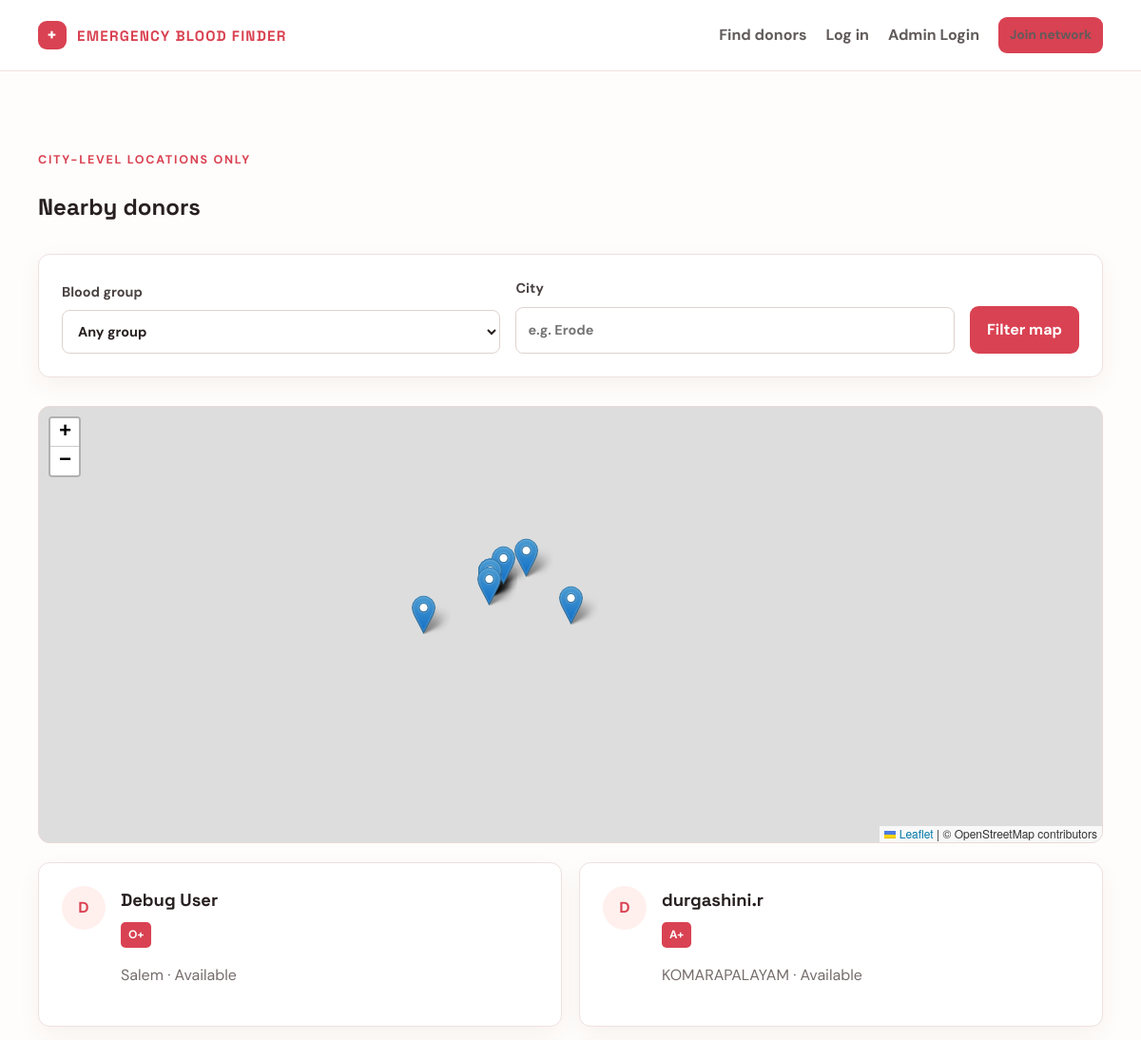
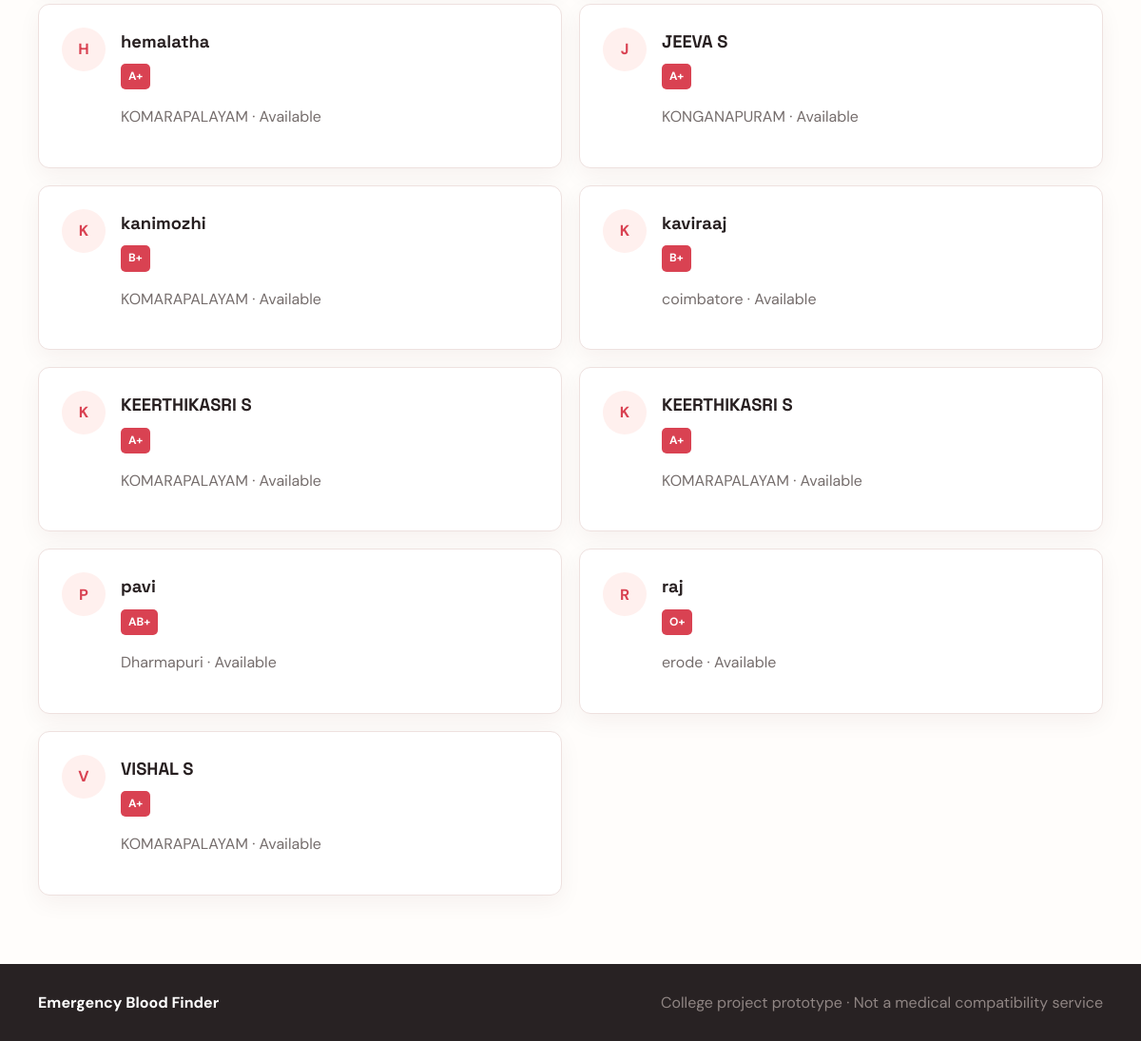
The page /map on the database its author committed (2 pictures, top to bottom).
### tables this page shows
CREATE TABLE users (id INTEGER PRIMARY KEY AUTOINCREMENT, name TEXT NOT NULL, email TEXT NOT NULL UNIQUE, password_hash TEXT NOT NULL, blood_group TEXT NOT NULL, city TEXT NOT NULL, phone TEXT NOT NULL, available INTEGER NOT NULL DEFAULT 1, created_at TEXT NOT NULL DEFAULT CURRENT_TIMESTAMP, latitude REAL, longitude REAL);

### app.py (the view)
@app.get("/map")
def donor_map():
    selected_group = request.args.get("blood_group", "").strip()
    selected_city = request.args.get("city", "").strip()
    query = "SELECT id, name, blood_group, city, available, latitude, longitude FROM users WHERE 1=1"
    if not session.get("admin_id"):
        query += " AND available = 1"
    parameters = []
    if selected_group:
        query += " AND blood_group = ?"
        parameters.append(selected_group)
    if selected_city:
        query += " AND LOWER(city) LIKE LOWER(?)"
        parameters.append(f"%{selected_city}%")
    query += " ORDER BY name COLLATE NOCASE"
    connection = get_db_connection()
    donors = connection.execute(query, parameters).fetchall()
    connection.close()
    marker_data = []
    for donor in donors:
        item = dict(donor)
        item["latitude"], item["longitude"] = city_coordinates(item["city"])
        item["name"] = str(escape(item["name"]))
        item["city"] = str(escape(item["city"]))
        marker_data.append(item)
    marker_json = json.dumps(marker_data).replace("<", "\\u003c").replace(">", "\\u003e").replace("&", "\\u0026")
    return render_template("map.html", donors=marker_data, selected_group=selected_group, selected_city=selected_city, marker_json=marker_json)

### app.py (called while the page is built)
def city_coordinates(city):
    return CITY_COORDINATES.get(city.strip().lower(), (11.1271, 78.6569))

@app.context_processor
def inject_globals():
    connection = get_db_connection()
    try:
        unread = connection.execute("SELECT COUNT(*) FROM notifications WHERE user_id = ? AND is_read = 0", (session.get("user_id", 0),)).fetchone()[0]
    finally:
        connection.close()
    return {"blood_groups": BLOOD_GROUPS, "emergency_levels": EMERGENCY_LEVELS, "statuses": STATUSES, "unread_count": unread}

### database.py (called while the page is built)
def get_db_connection():
    connection = sqlite3.connect(DATABASE_PATH)
    connection.row_factory = sqlite3.Row
    connection.execute("PRAGMA foreign_keys = ON")
    return connection

### templates/map.html (shortened to what this page needs)
{% extends 'base.html' %}{% block content %}<section class="page-wrap"><p class="eyebrow">City-level locations only</p><h1>Nearby donors</h1><form class="panel search-bar" method="get"><label>Blood group<select name="blood_group"><option value="">Any group</option></select></label><label>City<input name="city" value="{{ selected_city }}" placeholder="e.g. Erode"></label><button class="button" type="submit">Filter map</button></form>{% if donors %}<div id="donor-map" class="map-box" aria-label="Map of donor locations"></div><div class="donor-grid map-list">{% for donor in donors %}<article class="panel donor-card"><div class="donor-avatar">{{ donor['name'][0]|upper }}</div><div><h2>{{ donor['name'] }}</h2><span class="blood-badge">{{ donor['blood_group'] }}</span><p class="muted">{{ donor['city'] }} · {{ 'Available' if donor['available'] else 'Not available' }}</p></div></article>{% endfor %}</div>{% else %}<div class="panel empty"><h2>No donors found.</h2><p class="muted">Try another city or blood group.</p></div>{% endif %}</section>{% if donors %}<link rel="stylesheet" href="https://unpkg.com/leaflet@1.9.4/dist/leaflet.css">{% endif %}{% endblock %}

### templates/base.html (shortened to what this page needs)
<!doctype html>
<html lang="en"><head><link rel="stylesheet" href="{{ url_for('static', filename='style.css') }}"></head><body>
<nav class="navbar"><div class="container nav-inner"><a class="brand" href="{{ url_for('home') }}"><span class="brand-mark">+</span> EMERGENCY BLOOD FINDER</a><div class="nav-links"><a href="{{ url_for('find_donor') }}">Find donors</a>{% if session.get('user_id') %}<a href="{{ url_for('quick_match') }}">Quick Match</a><a href="{{ url_for('dashboard') }}">Dashboard</a><a href="{{ url_for('support_tickets') }}">Support</a><a href="{{ url_for('notifications') }}">Alerts{% if unread_count %} <b class="count">{{ unread_count }}</b>{% endif %}</a><a class="button button-small" href="{{ url_for('logout') }}">Log out</a>{% elif session.get('admin_id') %}<a href="{{ url_for('admin_dashboard') }}">Admin dashboard</a><a href="{{ url_for('admin_support') }}">Support</a><a href="{{ url_for('admin_notifications') }}">Notifications</a><a class="button button-small" href="{{ url_for('admin_logout') }}">Log out</a>{% else %}<a href="{{ url_for('login') }}">Log in</a><a href="{{ url_for('admin_login') }}">Admin Login</a><a class="button button-small" href="{{ url_for('register') }}">Join network</a>{% endif %}</div></div></nav>
<main>{% block content %}{% endblock %}</main><footer class="footer"><div class="container"><strong>Emergency Blood Finder</strong><span>College project prototype · Not a medical compatibility service</span></div></footer></body></html>

### rows shown on the page
users: name "D", name "Debug User", blood_group "O+", city "Salem", available "Available"
users: name "D", name "durgashini.r", blood_group "A+", city "KOMARAPALAYAM", available "Available"
users: name "H", name "hemalatha", blood_group "A+", city "KOMARAPALAYAM", available "Available"
users: name "J", name "JEEVA S", blood_group "A+", city "KONGANAPURAM", available "Available"
users: name "K", name "kanimozhi", blood_group "B+", city "KOMARAPALAYAM", available "Available"
users: name "K", name "kaviraaj", blood_group "B+", city "coimbatore", available "Available"
users: name "K", name "KEERTHIKASRI S", blood_group "A+", city "KOMARAPALAYAM", available "Available"
users: name "K", name "KEERTHIKASRI S", blood_group "A+", city "KOMARAPALAYAM", available "Available"
users: name "P", name "pavi", blood_group "AB+", city "Dharmapuri", available "Available"
users: name "R", name "raj", blood_group "O+", city "erode", available "Available"
users: name "V", name "VISHAL S", blood_group "A+", city "KOMARAPALAYAM", available "Available"
